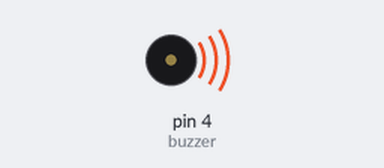
Bench run of a sketch on a simulated Arduino Uno, built with avr-gcc and run on an emulated ATmega328P. Parts: buzzer (waves = sounding).

Above: at 0.2 s.
At 4.5 s:
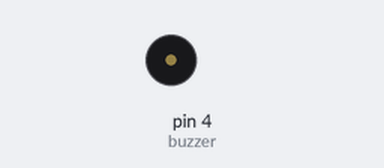
Timing chart, 0 to 5.8 s (numbered marks = the images above):
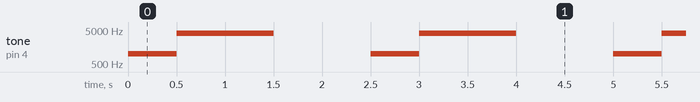

Measured:
- by itself, tone on pin 4 (buzzer): repeats every 2.5 s: 4000 Hz 1.0 s, silent 1.0 s, 1000 Hz 0.50 s

The sketch:

JustBuzz.ino
```cpp
/* Arduino tutorial - Buzzer / Piezo Speaker
   More info and circuit: http://www.ardumotive.com/how-to-use-a-buzzer-en.html
   Dev: Michalis Vasilakis // Date: 9/6/2015 // www.ardumotive.com */


const int buzzer = 4; // which pin to buzz


void setup(){

  pinMode(buzzer, OUTPUT); // Set buzzer pin an output

}

void loop(){

  tone(buzzer, 1000); // Send 1KHz sound signal...
  delay(500);
  tone(buzzer, 4000);
  delay(1000);
  noTone(buzzer);     // Stop sound...
  delay(1000);        // ...for 1sec

}
```
